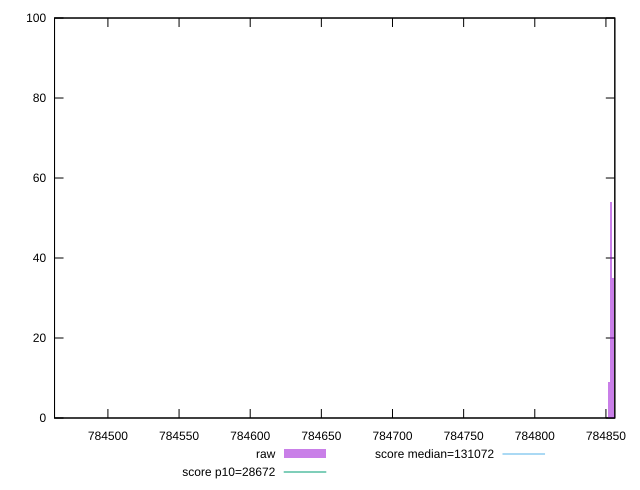

The gnuplot source for this figure:
reset

$raw <<EOF
784461.905598241 1
784853.5574199858 54
784854.8415243194 35
784852.2733156522 9
784856.1256286529 1
EOF

set key outside below
set boxwidth 1.284104333589088
set xrange [784462.4833333334:784856.25]
set yrange [0:100]
set trange [0:100]
set style fill transparent solid 0.5 noborder

set parametric
set terminal svg size 640, 490 enhanced background rgb 'white'
set output "report_00018_2021-02-10T15-25-16.877Z/uses-long-cache-ttl/samples/pages+cached+noadtech/raw/histogram.svg"

plot $raw title "raw" with boxes, \
     28672,t title "score p10=28672", \
     131072,t title "score median=131072"

reset
